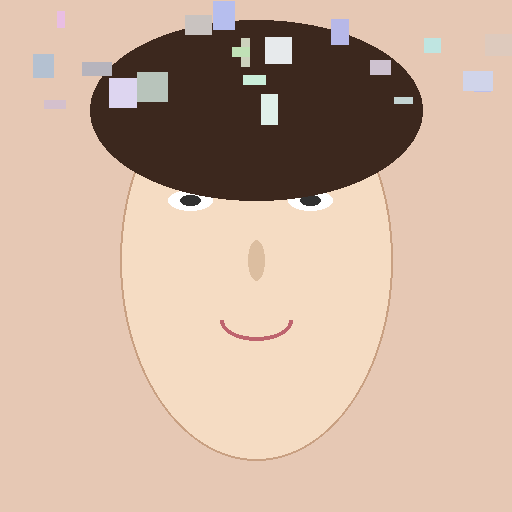
#> input picture test/img/test_face.png, 512 x 512 px; its folder holds only this picture in this run
$ python -i pipeline.py   (imports and definitions only)
#> lines starting #> are read from the running program, lines starting #| are printed output that depends on the picture
### server/makeup_config.py
"""妆容全局配置——基准提示词 + 浓度调节 · 从 JSON 读取"""
import json
from pathlib import Path

_CONFIG_PATH = Path(__file__).parent / "makeup_config.json"

_DEFAULTS = {
    "global_prompt": (
        "professional makeup photography, natural skin texture, soft studio lighting, "
        "high quality portrait, keep facial features and identity fully recognizable"
    ),
    "intensity_modifier": {
        "淡妆": "light natural makeup, barely-there look",
        "自然妆": "natural everyday makeup, fresh and clean",
        "标准妆": "balanced makeup matching reference intensity",
        "浓妆": "bold dramatic makeup, richer and more defined",
        "精致浓妆": "ultra-refined glam makeup, maximum definition and saturation",
    },
}


def _load_config() -> dict:
    if _CONFIG_PATH.exists():
        try:
            with open(_CONFIG_PATH, "r", encoding="utf-8") as f:
#> (reads server/makeup_config.json from the repository)
                cfg = json.load(f)
            merged = {**_DEFAULTS, **cfg}
            for key in ("intensity_modifier",):
                if key in cfg and key in _DEFAULTS:
                    merged[key] = {**_DEFAULTS[key], **cfg[key]}
            return merged
        except (json.JSONDecodeError, OSError):
            pass
    _save_config(_DEFAULTS)
    return dict(_DEFAULTS)


def _save_config(cfg: dict) -> None:
    with open(_CONFIG_PATH, "w", encoding="utf-8") as f:
        json.dump(cfg, f, ensure_ascii=False, indent=2)


def get_config() -> dict:
    return _load_config()


# [7 lines left out: function update_config, not called in this run]


_config = _load_config()
GLOBAL_PROMPT = _config["global_prompt"]
INTENSITY_MODIFIER = _config["intensity_modifier"]


# [17 lines left out: function build_prompt, not called in this run]

### server/ark_client.py
"""火山方舟 API 封装 · Doubao-Seedream-4.0 · 不依赖其他模块"""
import os
import time
import logging
import requests
from pathlib import Path
from typing import Optional
from dataclasses import dataclass, field

log = logging.getLogger("virtual-makeup.ark")

# ── 加载 .env ──
_ENV_FILE = Path(__file__).parent.parent / ".env"
if _ENV_FILE.exists():
    for _line in _ENV_FILE.read_text(encoding="utf-8").splitlines():
        _line = _line.strip()
        if _line and not _line.startswith("#") and "=" in _line:
            _k, _v = _line.split("=", 1)
            os.environ.setdefault(_k.strip(), _v.strip())


@dataclass
class ArkResult:
    """API 调用结果"""
    success: bool
    image_url: str = ""
    image_urls: list = field(default_factory=list)  # 多张生成结果
    raw_response: dict = field(default_factory=dict)
    error_code: str = ""
    error_message: str = ""
    tokens_used: int = 0


class ArkClient:
    """火山方舟 Doubao-Seedream-4.0 客户端"""

    BASE_URL = "https://ark.cn-beijing.volces.com/api/v3/images/generations"
    MAX_RETRIES = 2
    RETRY_DELAY = 2  # seconds

    def __init__(self, api_key: Optional[str] = None, endpoint_id: Optional[str] = None):
        self.api_key = api_key or os.environ.get("ARK_API_KEY", "")
        self.endpoint_id = endpoint_id or os.environ.get("ARK_ENDPOINT_ID", "")
        if not self.api_key:
            raise ValueError("ARK_API_KEY 未设置——请在 .env 或环境变量中配置")
        if not self.endpoint_id:
            raise ValueError("ARK_ENDPOINT_ID 未设置——请在 .env 或环境变量中配置")

    # ── 公开方法 ──

    # [94 lines left out: functions generate, _call_with_retry, not called in this run]


# ── 模块级便捷函数 ──
_default_client: Optional[ArkClient] = None


def get_client() -> ArkClient:
    global _default_client
    if _default_client is None:
        _default_client = ArkClient()
    return _default_client

### server/pipeline.py
"""图片处理管线 · enhance→generate→refine · 依赖 ark_client"""
import logging
from pathlib import Path
from typing import Optional
from dataclasses import dataclass, field
from PIL import Image, ImageFilter, ImageEnhance, ImageDraw

from server.ark_client import ArkClient, ArkResult, get_client
from server.makeup_config import build_prompt

log = logging.getLogger("virtual-makeup.pipeline")

UPLOAD_DIR = Path(__file__).parent.parent / "public" / "uploads"


@dataclass
class PipelineResult:
    """管线执行结果"""
    success: bool
    enhanced_path: str = ""
    generated_url: str = ""
    generated_urls: list = field(default_factory=list)  # 多张变体
    refined_url: str = ""
    error_stage: str = ""
    error_message: str = ""
    tokens_used: int = 0


class Pipeline:
    """试妆图片处理管线"""

    def __init__(self, client: Optional[ArkClient] = None):
        self.client = client or get_client()

    # ── 完整流程 ──

    # [100 lines left out: functions run, enhance, generate, refine, _save_upload, not called in this run]

>>> import cv2
>>> picture = cv2.imread('../test/img/test_face.png', cv2.IMREAD_GRAYSCALE)
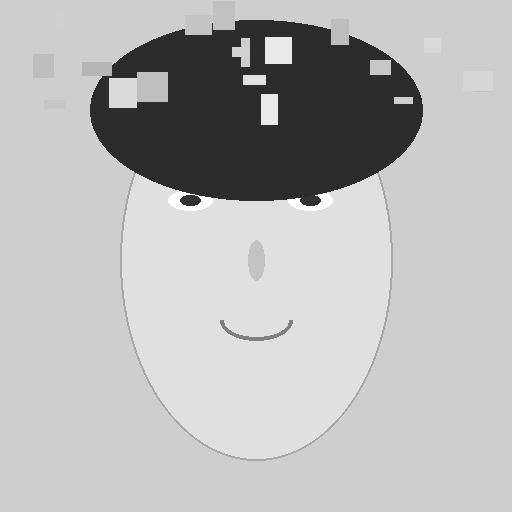
#> picture: shape (512, 512); min 44, max 255, mean 183.3
#> (the run stopped early here; a loop or call above may not have finished)
